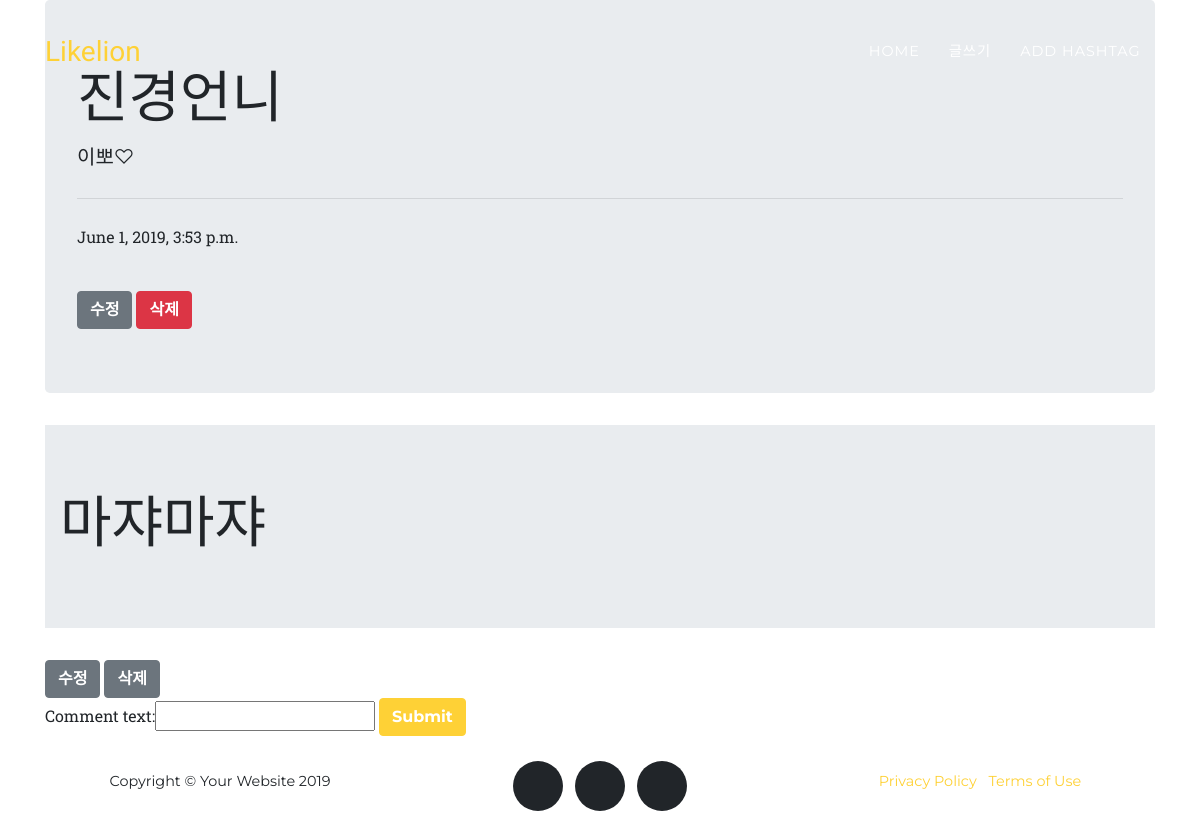
/first/detail/16/, run on the app's committed database.
### first/models.py (models this page shows, shortened)
class Blog(models.Model):
    title = models.CharField(max_length=200)
    pub_date = models.DateTimeField('date published')
    body = models.TextField()
    hashtags = models.ManyToManyField('Hashtag', blank=True)
    image = models.ImageField(upload_to='images/',blank=True)

class Comment(models.Model):
    blog_id = models.ForeignKey(Blog, on_delete=models.CASCADE, related_name="comments")
    comment_text = models.CharField(max_length=50)

### first/views.py (the view)
# urls.py: path('first/detail/<int:blog_id>/', first.views.detail, name='detail'),
def detail(request, blog_id, comment=None):
        blog = get_object_or_404(Blog, pk=blog_id)
        if request.method == "POST":
                form = CommentForm(request.POST)
                if form.is_valid():
                        comment = form.save(commit=False)
                        comment.blog_id = blog
                        comment.comment_text = form.cleaned_data["comment_text"]
                        comment.save()
                        return redirect("detail", blog_id)
        else:
                form = CommentForm()
                return render(request, "first/detail.html", {"blog":blog, "form":form})

### first/forms.py
class CommentForm(forms.ModelForm):
    class Meta:
        model = Comment
        fields = ["comment_text"]

### first/templates/first/detail.html (shortened to what this page needs)
{% extends 'first/index.html' %}
{% block content %}
    <div class="container">
        <div class="jumbotron">
            <h1 class="display-4">{{ blog.title }}</h1>
            <p class="lead">{{ blog.body }}</p>
            <hr class="my-4">
            <p>{{ blog.pub_date }}</p>
            <br>
            <a class="btn btn-secondary" href="{% url 'edit' pk=blog.id %}" role="butten">수정</a>
            <a class="btn btn-danger" href="{% url 'remove' pk=blog.id %}" role="button">삭제</a>
        </div>
        {% for comment in blog.comments.all %}
        <div class="jumbotron jumbotron-fluid">
            <div class="container">
                <h1 class="display-4">{{ comment.comment_text }}</h1>
            </div>
        </div>
        <a class="btn btn-secondary" href="{% url 'comment_edit' blog.id comment.id %}" role="butten">수정</a>
        <a class="btn btn-secondary" href="{% url 'comment_remove' blog.id comment.id %}" role="butten">삭제</a>
        {% endfor %}
        <form method="post">
            {{ form }}
            <input class="btn btn-primary" type="submit" value="Submit">
            </form>
        </div>
        {% endblock %}

### data on the page
Blog: title "진경언니", body "이뽀♡", pub_date "June 1, 2019, 3:53 p.m."
Comment: comment_text "마쟈마쟈"
